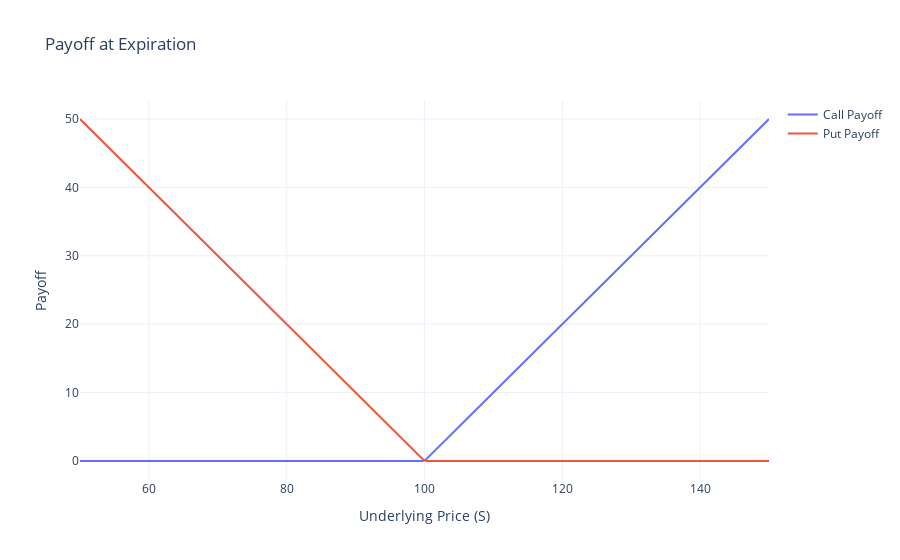

Notebook code cell kept with this figure:
### Code cell
S_grid = np.linspace(50, 150, 200)
K = 100
call_payoff = np.maximum(S_grid - K, 0)
put_payoff = np.maximum(K - S_grid, 0)

fig = go.Figure()
fig.add_trace(go.Scatter(x=S_grid, y=call_payoff, mode='lines', name='Call Payoff'))
fig.add_trace(go.Scatter(x=S_grid, y=put_payoff, mode='lines', name='Put Payoff'))
fig.update_layout(
    title='Payoff at Expiration',
    xaxis_title='Underlying Price (S)',
    yaxis_title='Payoff',
    template='plotly_white'
)
fig.show()

### Figure 1 — Plotly figure (JSON) as saved in the notebook; plotly's stock layout.template omitted (floating-point values rounded to 4 significant figures; data arrays with more than 128 entries replaced by an {"elided": "..."} marker saying what was removed)
{"data": [{"mode": "lines", "name": "Call Payoff", "type": "scatter", "x": {"elided": "200 float values"}, "y": {"elided": "200 float values"}}, {"mode": "lines", "name": "Put Payoff", "type": "scatter", "x": {"elided": "200 float values"}, "y": {"elided": "200 float values"}}], "layout": {"title": {"text": "Payoff at Expiration"}, "xaxis": {"title": {"text": "Underlying Price (S)"}}, "yaxis": {"title": {"text": "Payoff"}}}}
